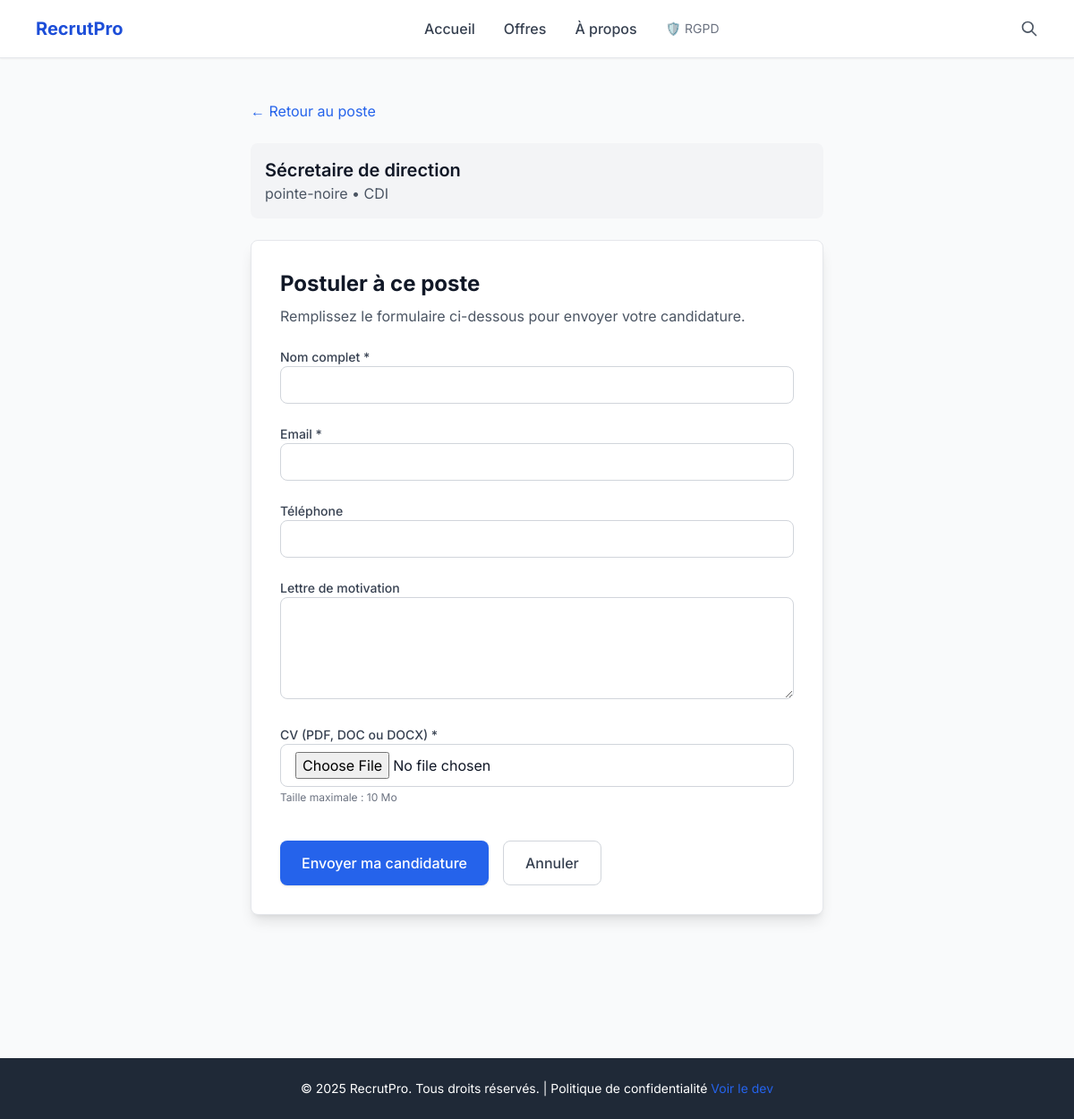
Page /postes/2/postuler/ on the committed database.
### recrute/models.py (models this page shows, shortened)
class Travail(models.Model):
    TYPES_CONTRAT = [
        ('CDI', 'CDI'),
        ('CDD', 'CDD'),
        ('STAGE', 'Stage'),
        ('FREELANCE', 'Freelance'),
    ]
    titre = models.CharField("Titre du poste", max_length=200)
    localisation = models.CharField("Localisation", max_length=100)
    type_contrat = models.CharField("Type de contrat", max_length=20, choices=TYPES_CONTRAT)
    categorie = models.CharField("Catégorie", max_length=100, blank=True, help_text="Ex : Informatique, Marketing, etc.")
    description = models.TextField("Description du poste")
    profil_recherche = models.TextField("Profil recherché")
    publie = models.BooleanField("Publié", default=True)
    date_creation = models.DateTimeField("Date de création", auto_now_add=True)
    date_modification = models.DateTimeField("Date de modification", auto_now=True)
    class Meta:
        verbose_name = "Offre d'emploi"
        verbose_name_plural = "Offres d'emploi"
        ordering = ['-date_creation']

### recrute/views.py (the view)
# urls.py: path('postes/<int:pk>/postuler/', views.apply_job, name='apply_job'),  # ← <int:pk> ici
def apply_job(request, pk):
    poste = get_object_or_404(Travail, pk=pk, publie=True)
    if request.method == 'POST':
        form = PostulerForm(request.POST, request.FILES)
        if form.is_valid():
            candidature = form.save(commit=False)
            candidature.poste = poste
            candidature.save()
            messages.success(request, "Votre candidature a été envoyée avec succès !")
            return redirect('thank_you')
        else:
            messages.error(request, "Veuillez corriger les erreurs ci-dessous.")
    else:
        form = PostulerForm()
    return render(request, 'recruitment/apply.html', {
        'form': form,
        'poste': poste
    })

### recrute/templates/recruitment/apply.html (shortened to what this page needs)
{% extends '../base.html' %}
{% load static %}
{% block content %}
<section class="max-w-2xl mx-auto px-4 py-12">
  <a href="{% url 'job_detail' poste.pk %}" class="inline-block mb-6 text-blue-600 hover:underline transition">
    &larr; Retour au poste
  </a>
  <div class="bg-gray-100 p-4 rounded-lg mb-6">
    <h2 class="text-xl font-semibold text-gray-900">{{ poste.titre }}</h2>
    <p class="text-gray-600">{{ poste.localisation }} • {{ poste.get_type_contrat_display }}</p>
  </div>
  <div class="bg-white p-8 rounded-lg shadow-lg border border-gray-200">
    <h1 class="text-2xl font-bold text-gray-900 mb-2">Postuler à ce poste</h1>
    <p class="text-gray-600 mb-6">Remplissez le formulaire ci-dessous pour envoyer votre candidature.</p>
    <form method="post" enctype="multipart/form-data" class="space-y-6">
      <div>
        <label for="{{ form.nom_complet.id_for_label }}" class="block text-sm font-medium text-gray-700">
          Nom complet *
        </label>
        {{ form.nom_complet }}
      </div>
      <div>
        <label for="{{ form.email.id_for_label }}" class="block text-sm font-medium text-gray-700">
          Email *
        </label>
        {{ form.email }}
      </div>
      <div>
        <label for="{{ form.telephone.id_for_label }}" class="block text-sm font-medium text-gray-700">
          Téléphone
        </label>
        {{ form.telephone }}
      </div>
      <div>
        <label for="{{ form.lettre_motivation.id_for_label }}" class="block text-sm font-medium text-gray-700">
          Lettre de motivation
        </label>
        {{ form.lettre_motivation }}
      </div>
      <div>
        <label for="{{ form.cv.id_for_label }}" class="block text-sm font-medium text-gray-700">
          CV (PDF, DOC ou DOCX) *
        </label>
        {{ form.cv }}
        <p class="mt-1 text-xs text-gray-500">Taille maximale : 10 Mo</p>
      </div>
      <div class="flex flex-col sm:flex-row gap-4 pt-4">
        <button type="submit"
                class="bg-blue-600 hover:bg-blue-700 text-white px-6 py-3 rounded-lg font-medium transition shadow focus:outline-none focus:ring-2 focus:ring-blue-500">
          Envoyer ma candidature
        </button>
        <a href="{% url 'job_detail' poste.pk %}"
           class="px-6 py-3 border border-gray-300 text-gray-700 rounded-lg hover:bg-gray-50 font-medium transition text-center">
          Annuler
        </a>
      </div>
    </form>
  </div>
</section>
{% endblock %}

### recrute/templates/base.html (style rules this page uses)
body { font-family: 'Inter', sans-serif; }

### rows in the picture
Travail: titre "Sécretaire de direction", localisation "pointe-noire", type_contrat "CDI"
